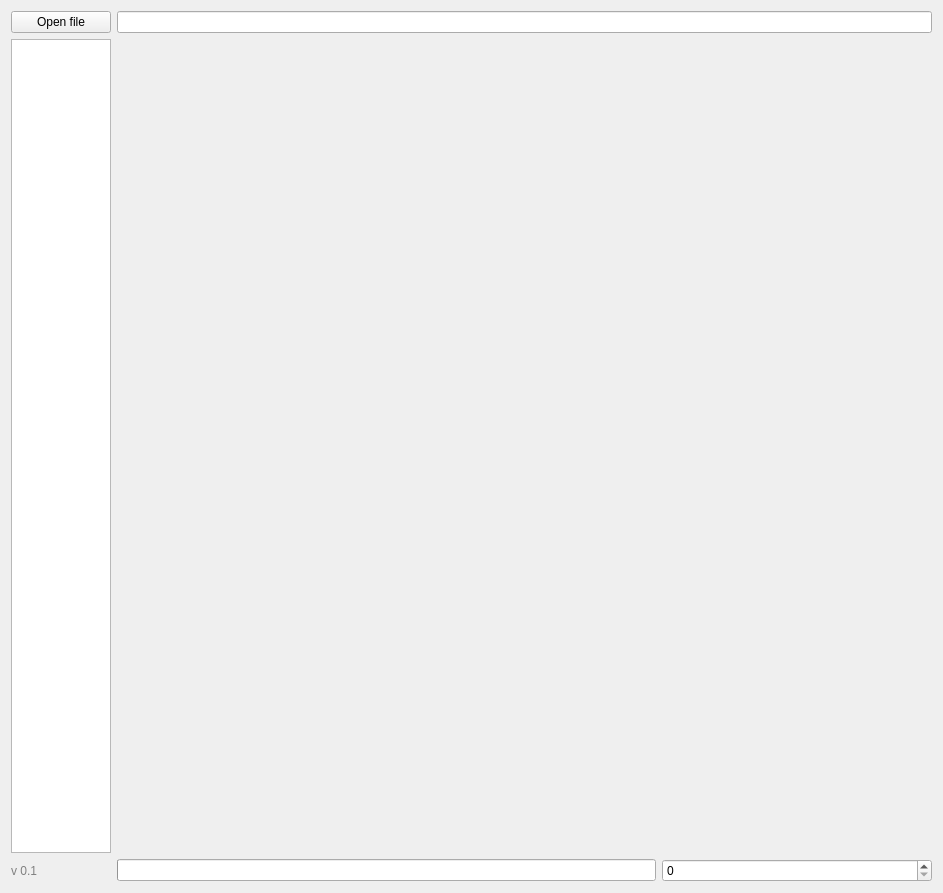
<?xml version="1.0" encoding="UTF-8"?>
<ui version="4.0">
 <class>MainWindow</class>
 <widget class="QMainWindow" name="MainWindow">
  <property name="geometry">
   <rect>
    <x>0</x>
    <y>0</y>
    <width>943</width>
    <height>893</height>
   </rect>
  </property>
  <property name="sizePolicy">
   <sizepolicy hsizetype="Expanding" vsizetype="Preferred">
    <horstretch>0</horstretch>
    <verstretch>0</verstretch>
   </sizepolicy>
  </property>
  <property name="windowTitle">
   <string>MainWindow</string>
  </property>
  <widget class="QWidget" name="centralWidget">
   <layout class="QGridLayout" name="gridLayout">
    <item row="0" column="1" colspan="3">
     <widget class="QLineEdit" name="pathEdit"/>
    </item>
    <item row="1" column="0">
     <widget class="QListWidget" name="tallyList">
      <property name="sizePolicy">
       <sizepolicy hsizetype="Minimum" vsizetype="Preferred">
        <horstretch>0</horstretch>
        <verstretch>0</verstretch>
       </sizepolicy>
      </property>
      <property name="maximumSize">
       <size>
        <width>100</width>
        <height>16777215</height>
       </size>
      </property>
     </widget>
    </item>
    <item row="0" column="0">
     <widget class="QPushButton" name="openFileButton">
      <property name="sizePolicy">
       <sizepolicy hsizetype="Minimum" vsizetype="Fixed">
        <horstretch>0</horstretch>
        <verstretch>0</verstretch>
       </sizepolicy>
      </property>
      <property name="text">
       <string>Open file</string>
      </property>
     </widget>
    </item>
    <item row="2" column="3">
     <widget class="QSpinBox" name="levelBox"/>
    </item>
    <item row="2" column="1" colspan="2">
     <widget class="QProgressBar" name="progressBar">
      <property name="value">
       <number>0</number>
      </property>
      <property name="textVisible">
       <bool>false</bool>
      </property>
     </widget>
    </item>
    <item row="2" column="0">
     <widget class="QLabel" name="label">
      <property name="styleSheet">
       <string notr="true">color: gray;</string>
      </property>
      <property name="text">
       <string>v 0.1</string>
      </property>
     </widget>
    </item>
    <item row="1" column="1" colspan="3">
     <widget class="QCustomPlot" name="plot" native="true">
      <property name="sizePolicy">
       <sizepolicy hsizetype="Expanding" vsizetype="Expanding">
        <horstretch>0</horstretch>
        <verstretch>0</verstretch>
       </sizepolicy>
      </property>
     </widget>
    </item>
   </layout>
  </widget>
 </widget>
 <layoutdefault spacing="6" margin="11"/>
 <customwidgets>
  <customwidget>
   <class>QCustomPlot</class>
   <extends>QWidget</extends>
   <header>plot/qcustomplot.h</header>
   <container>1</container>
  </customwidget>
 </customwidgets>
 <resources/>
 <connections/>
</ui>
